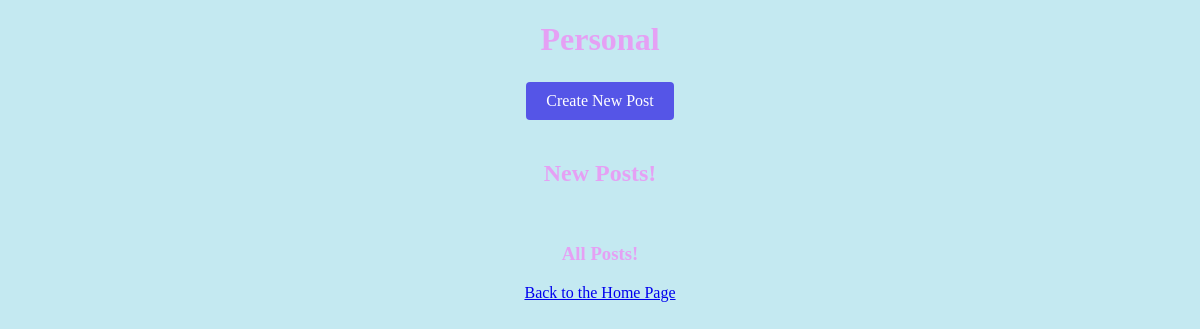
/personal, run on an earlier commit of the app's database.
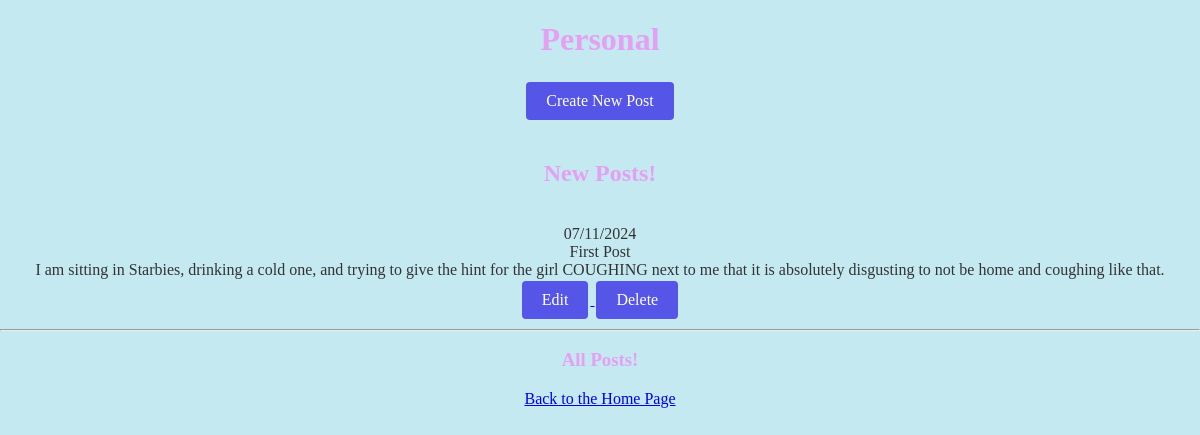
And on a later commit of the database.
### base.py (models this page shows)
class Post(db.Model):
    id = db.Column(db.Integer, primary_key=True)
    date = db.Column(db.String(150), nullable=False)
    title = db.Column(db.String(150), nullable=False)
    content = db.Column(db.Text, nullable=False)

### base.py (the view)
@app.route('/personal')
def personal():
    posts = Post.query.order_by(Post.id).all()
    return render_template('personal.html', posts=posts)

### templates/personal.html (shortened to what this page needs)
<!DOCTYPE html>
<html lang="en">
<head>
    <link rel="stylesheet" href="{{ url_for('static', filename='styles.css') }}">
</head>
<body>
    <h1>Personal</h1>
    <section>
        <a href="/newpersonalpost">
            <button>Create New Post</button>
        </a>
    </section>
    <br>
    <section>
        <h2>New Posts!</h2>
        <br>
        {% for post in posts %}
        <div class="post">
            {{ post.date }} <br/>
            {{ post.title }} <br/>
            {{ post.content }} <br/>
            <a href="{{ url_for('edit_personal_post', post_id=post.id) }}">
                <button>Edit</button>
            </a>
            <a href="{{ url_for('delete_personal_post', post_id=post.id) }}">
                <button>Delete</button>
            </a>
        </div>
        <hr>
        {% endfor %}
    </section>
        <h3>All Posts!</h3>
</body>
<footer>
    <a href="{{ url_for('index') }}">Back to the Home Page</a>
</footer>
</html>

### static/styles.css (style rules this page uses)
body { font-family: Georgia, serif; margin: 0; padding: 0; background-color: #c4e9f1; color: #333; text-align: center; }
h1, h2, h3 { color: #e69df3f4; }
button { font-family: Georgia, serif; background-color: rgb(85, 85, 231); color: white; border: none; padding: 10px 20px; text-align: center; text-decoration: none; display: inline-block; font-size: 16px; margin: 2px 2px; cursor: pointer; border-radius: 4px; }

What changed in the data, as far as the page shows it:
added Post: date "07/11/2024", title "First Post", content "I am sitting in Starbies, drinking a cold one, and trying to give the hint for the girl COUGHING next to me that it is absolutely disgusting to not be home and coughing like that."
